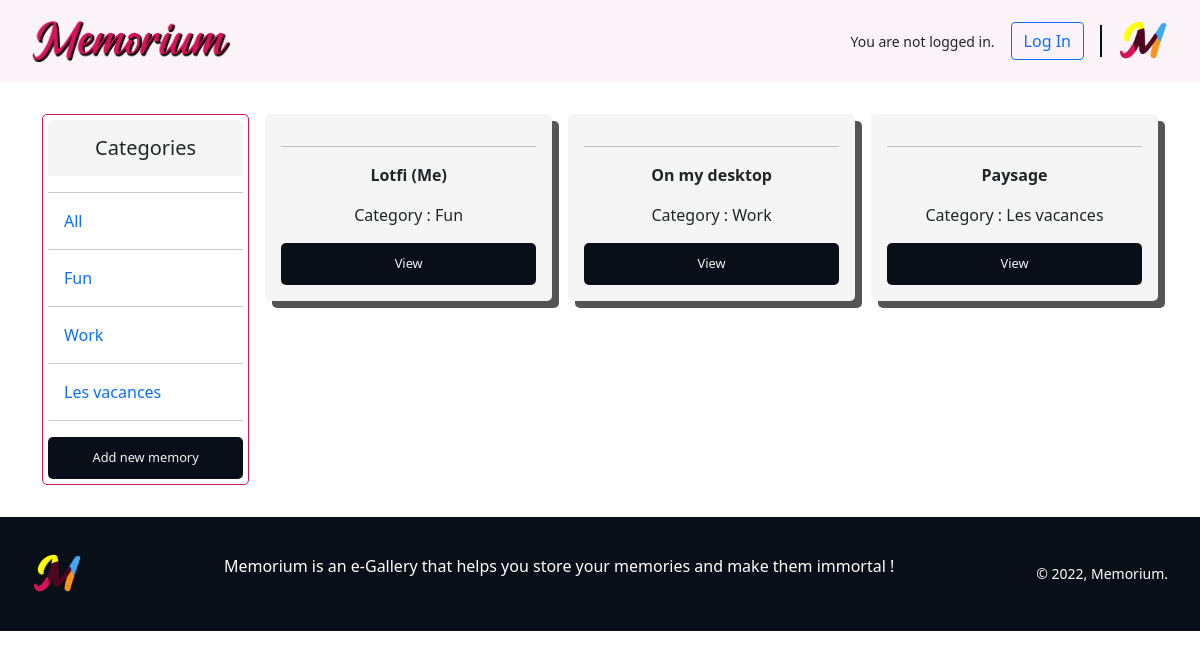
/, run on an earlier commit of the app's database.
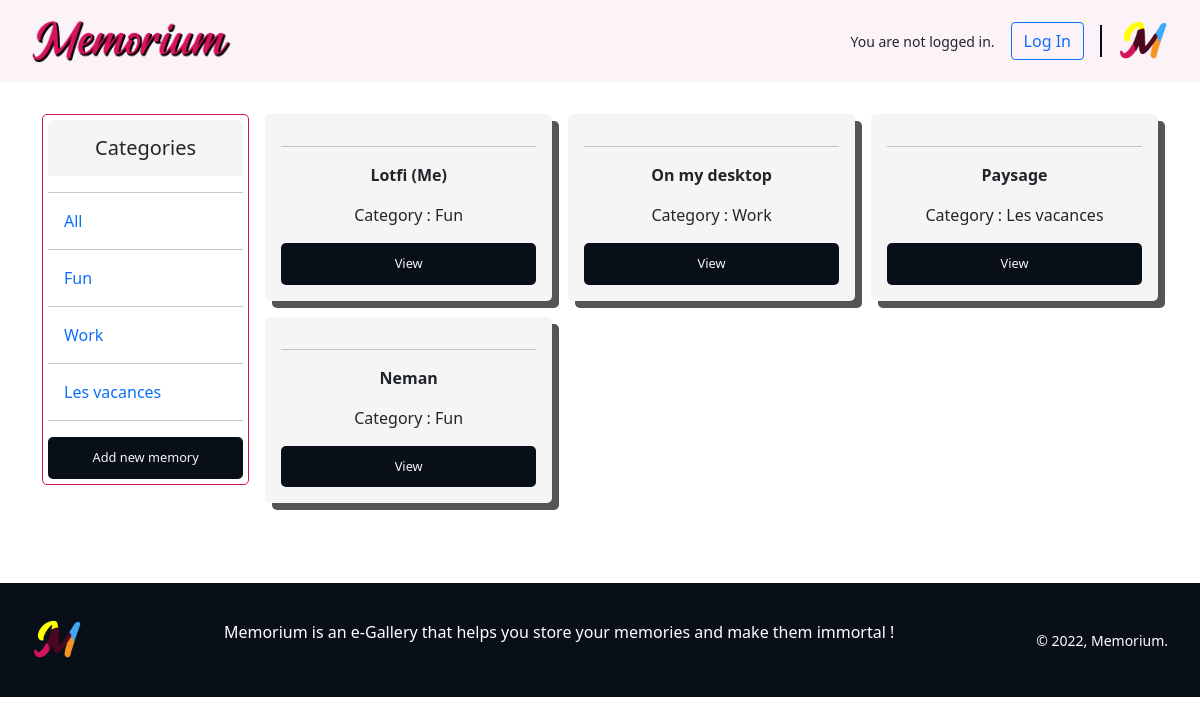
And on a later commit of the database.
### memorium/models.py (models this page shows, shortened)
class Category(models.Model):
    class Meta:
        verbose_name_plural = "categories"
    name = models.CharField(max_length=100, null=False, blank=False)
    def __str__(self):
        return self.name

class Memory(models.Model):
    class Meta:
        verbose_name_plural = "memories"
    category = models.ForeignKey(Category, on_delete=models.SET_NULL, null=True, blank=True)
    title = models.CharField(max_length=200)
    memory = models.ImageField(null=True)
    date_added = models.DateTimeField(auto_now_add=True)
    author = models.ForeignKey(
        'auth.User',
        on_delete=models.CASCADE,
        )
    description = models.TextField(null=True, blank=True)
    @property
    def imageURL(self):
        try:
            url = self.memory.url
        except:
            url = ''
        return url

### memorium/views.py (the view)
# urls.py: path('', views.MemoryListView.as_view(), name='gallery'),
class MemoryListView(ListView):
    model = Memory
    template_name = 'photos/gallery.html'
    def get_context_data(self, **kwargs):
        category = self.request.GET.get('category')
        if category == None:
            memories = Memory.objects.all()
        else:
            memories = Memory.objects.filter(category__name=category)
        context = super(MemoryListView, self).get_context_data(**kwargs)
        context.update({
            'categories': Category.objects.all()[0:4],
            'memories': memories
        })
        return context

### templates/photos/gallery.html (shortened to what this page needs)
{% extends 'base.html' %} {% load static %}
{% block style %} <link rel="stylesheet" href="{% static "styles/main.css" %}">
{% endblock style %} {% block content %}
<main class="container">
  <aside>
    <h5>Categories</h5>
    <hr />
      <a id="link" href="{% url 'gallery' %}">All</a>
      {% for category in categories%}
        <hr />
        <a id="link" href="{% url 'gallery' %}?category={{ category.name }}">{{ category.name }}</a>
      {% endfor %}
      <hr>
    <a href="{% url 'new_memory' %}">
      <button class="button">Add new memory</button>
    </a>
  </aside>
  <section>
    {% for memory in memories %}
      <div class="memory">
        <div>
          <hr>
          <p><b>{{ memory.title }}</b></p>
          <p>Category : {{ memory.category }}</p>
        </div>
        <a href="{% url 'memory' memory.pk %}">
          <button class="button">View</button>
        </a>
      </div>
      {% empty %}
        <h1>Oops. No memory for this category</h1>
    {% endfor %}
  </section>
</main>
{% endblock content %}

What changed in the data, as far as the page shows it:
added Memory: title "Neman", category "Fun"
